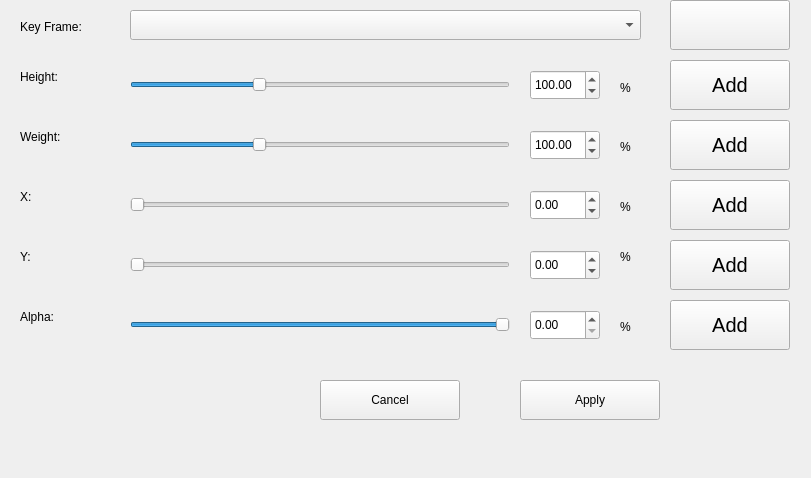
<?xml version="1.0" encoding="UTF-8"?>
<ui version="4.0">
 <class>dockSimpleKeyframe</class>
 <widget class="QDockWidget" name="dockSimpleKeyframe">
  <property name="geometry">
   <rect>
    <x>0</x>
    <y>0</y>
    <width>811</width>
    <height>478</height>
   </rect>
  </property>
  <property name="windowIcon">
   <iconset>
    <normaloff>../../../xdg/openshot.svg</normaloff>../../../xdg/openshot.svg</iconset>
  </property>
  <property name="locale">
   <locale language="English" country="UnitedStates"/>
  </property>
  <property name="windowTitle">
   <string>Simple Keyframe Editor    </string>
  </property>
  <widget class="QWidget" name="dockWidgetContents">
   <widget class="QPushButton" name="btncancel">
    <property name="geometry">
     <rect>
      <x>320</x>
      <y>380</y>
      <width>140</width>
      <height>40</height>
     </rect>
    </property>
    <property name="text">
     <string>Cancel</string>
    </property>
   </widget>
   <widget class="QPushButton" name="btnapply">
    <property name="geometry">
     <rect>
      <x>520</x>
      <y>380</y>
      <width>140</width>
      <height>40</height>
     </rect>
    </property>
    <property name="text">
     <string>Apply</string>
    </property>
   </widget>
   <widget class="QLabel" name="label_13">
    <property name="geometry">
     <rect>
      <x>20</x>
      <y>20</y>
      <width>80</width>
      <height>15</height>
     </rect>
    </property>
    <property name="text">
     <string>&lt;html&gt;&lt;head/&gt;&lt;body&gt;&lt;p&gt;Key Frame:&lt;/p&gt;&lt;/body&gt;&lt;/html&gt;</string>
    </property>
    <property name="alignment">
     <set>Qt::AlignLeading|Qt::AlignLeft|Qt::AlignVCenter</set>
    </property>
   </widget>
   <widget class="QLabel" name="label_16">
    <property name="geometry">
     <rect>
      <x>20</x>
      <y>70</y>
      <width>80</width>
      <height>15</height>
     </rect>
    </property>
    <property name="text">
     <string>&lt;html&gt;&lt;head/&gt;&lt;body&gt;&lt;p&gt;Height:&lt;/p&gt;&lt;/body&gt;&lt;/html&gt;</string>
    </property>
    <property name="alignment">
     <set>Qt::AlignLeading|Qt::AlignLeft|Qt::AlignVCenter</set>
    </property>
   </widget>
   <widget class="QLabel" name="label_15">
    <property name="geometry">
     <rect>
      <x>20</x>
      <y>130</y>
      <width>80</width>
      <height>15</height>
     </rect>
    </property>
    <property name="text">
     <string>&lt;html&gt;&lt;head/&gt;&lt;body&gt;&lt;p&gt;Weight:&lt;/p&gt;&lt;/body&gt;&lt;/html&gt;</string>
    </property>
    <property name="alignment">
     <set>Qt::AlignLeading|Qt::AlignLeft|Qt::AlignVCenter</set>
    </property>
   </widget>
   <widget class="QLabel" name="label_14">
    <property name="geometry">
     <rect>
      <x>20</x>
      <y>190</y>
      <width>60</width>
      <height>15</height>
     </rect>
    </property>
    <property name="text">
     <string>&lt;html&gt;&lt;head/&gt;&lt;body&gt;&lt;p&gt;X:&lt;/p&gt;&lt;/body&gt;&lt;/html&gt;</string>
    </property>
   </widget>
   <widget class="QLabel" name="label_22">
    <property name="geometry">
     <rect>
      <x>20</x>
      <y>250</y>
      <width>60</width>
      <height>15</height>
     </rect>
    </property>
    <property name="text">
     <string>&lt;html&gt;&lt;head/&gt;&lt;body&gt;&lt;p&gt;Y:&lt;/p&gt;&lt;/body&gt;&lt;/html&gt;</string>
    </property>
   </widget>
   <widget class="QLabel" name="label_23">
    <property name="geometry">
     <rect>
      <x>20</x>
      <y>310</y>
      <width>80</width>
      <height>15</height>
     </rect>
    </property>
    <property name="text">
     <string>&lt;html&gt;&lt;head/&gt;&lt;body&gt;&lt;p&gt;Alpha:&lt;/p&gt;&lt;/body&gt;&lt;/html&gt;</string>
    </property>
    <property name="alignment">
     <set>Qt::AlignLeading|Qt::AlignLeft|Qt::AlignVCenter</set>
    </property>
   </widget>
   <widget class="QComboBox" name="cmbkeyimage">
    <property name="geometry">
     <rect>
      <x>130</x>
      <y>10</y>
      <width>511</width>
      <height>30</height>
     </rect>
    </property>
   </widget>
   <widget class="QSlider" name="sliderheight">
    <property name="geometry">
     <rect>
      <x>130</x>
      <y>70</y>
      <width>380</width>
      <height>30</height>
     </rect>
    </property>
    <property name="maximum">
     <number>300</number>
    </property>
    <property name="value">
     <number>100</number>
    </property>
    <property name="sliderPosition">
     <number>100</number>
    </property>
    <property name="orientation">
     <enum>Qt::Horizontal</enum>
    </property>
   </widget>
   <widget class="QSlider" name="sliderweight">
    <property name="geometry">
     <rect>
      <x>130</x>
      <y>130</y>
      <width>380</width>
      <height>30</height>
     </rect>
    </property>
    <property name="maximum">
     <number>300</number>
    </property>
    <property name="value">
     <number>100</number>
    </property>
    <property name="orientation">
     <enum>Qt::Horizontal</enum>
    </property>
   </widget>
   <widget class="QSlider" name="sliderx">
    <property name="geometry">
     <rect>
      <x>130</x>
      <y>190</y>
      <width>380</width>
      <height>30</height>
     </rect>
    </property>
    <property name="maximum">
     <number>100</number>
    </property>
    <property name="orientation">
     <enum>Qt::Horizontal</enum>
    </property>
   </widget>
   <widget class="QSlider" name="slidery">
    <property name="geometry">
     <rect>
      <x>130</x>
      <y>250</y>
      <width>380</width>
      <height>30</height>
     </rect>
    </property>
    <property name="maximum">
     <number>100</number>
    </property>
    <property name="orientation">
     <enum>Qt::Horizontal</enum>
    </property>
   </widget>
   <widget class="QSlider" name="slideralpha">
    <property name="geometry">
     <rect>
      <x>130</x>
      <y>310</y>
      <width>380</width>
      <height>30</height>
     </rect>
    </property>
    <property name="maximum">
     <number>100</number>
    </property>
    <property name="value">
     <number>100</number>
    </property>
    <property name="orientation">
     <enum>Qt::Horizontal</enum>
    </property>
   </widget>
   <widget class="QDoubleSpinBox" name="spnheight">
    <property name="geometry">
     <rect>
      <x>530</x>
      <y>70</y>
      <width>70</width>
      <height>30</height>
     </rect>
    </property>
    <property name="decimals">
     <number>2</number>
    </property>
    <property name="minimum">
     <double>1.000000000000000</double>
    </property>
    <property name="maximum">
     <double>300.000000000000000</double>
    </property>
    <property name="singleStep">
     <double>1.000000000000000</double>
    </property>
    <property name="value">
     <double>100.000000000000000</double>
    </property>
   </widget>
   <widget class="QLabel" name="label_21">
    <property name="geometry">
     <rect>
      <x>620</x>
      <y>80</y>
      <width>20</width>
      <height>16</height>
     </rect>
    </property>
    <property name="text">
     <string>&lt;html&gt;&lt;head/&gt;&lt;body&gt;&lt;p&gt;%&lt;/p&gt;&lt;/body&gt;&lt;/html&gt;</string>
    </property>
   </widget>
   <widget class="QDoubleSpinBox" name="spnweight">
    <property name="geometry">
     <rect>
      <x>530</x>
      <y>130</y>
      <width>70</width>
      <height>30</height>
     </rect>
    </property>
    <property name="minimum">
     <double>1.000000000000000</double>
    </property>
    <property name="maximum">
     <double>300.000000000000000</double>
    </property>
    <property name="value">
     <double>100.000000000000000</double>
    </property>
   </widget>
   <widget class="QLabel" name="label_24">
    <property name="geometry">
     <rect>
      <x>620</x>
      <y>140</y>
      <width>20</width>
      <height>15</height>
     </rect>
    </property>
    <property name="text">
     <string>&lt;html&gt;&lt;head/&gt;&lt;body&gt;&lt;p&gt;%&lt;/p&gt;&lt;/body&gt;&lt;/html&gt;</string>
    </property>
   </widget>
   <widget class="QDoubleSpinBox" name="spnx">
    <property name="geometry">
     <rect>
      <x>530</x>
      <y>190</y>
      <width>70</width>
      <height>30</height>
     </rect>
    </property>
    <property name="minimum">
     <double>-200.000000000000000</double>
    </property>
    <property name="value">
     <double>0.000000000000000</double>
    </property>
   </widget>
   <widget class="QLabel" name="label_25">
    <property name="geometry">
     <rect>
      <x>620</x>
      <y>200</y>
      <width>20</width>
      <height>15</height>
     </rect>
    </property>
    <property name="text">
     <string>&lt;html&gt;&lt;head/&gt;&lt;body&gt;&lt;p&gt;%&lt;/p&gt;&lt;/body&gt;&lt;/html&gt;</string>
    </property>
   </widget>
   <widget class="QDoubleSpinBox" name="spny">
    <property name="geometry">
     <rect>
      <x>530</x>
      <y>250</y>
      <width>70</width>
      <height>30</height>
     </rect>
    </property>
    <property name="minimum">
     <double>-200.000000000000000</double>
    </property>
    <property name="maximum">
     <double>200.000000000000000</double>
    </property>
    <property name="value">
     <double>0.000000000000000</double>
    </property>
   </widget>
   <widget class="QLabel" name="label_26">
    <property name="geometry">
     <rect>
      <x>620</x>
      <y>250</y>
      <width>20</width>
      <height>15</height>
     </rect>
    </property>
    <property name="text">
     <string>&lt;html&gt;&lt;head/&gt;&lt;body&gt;&lt;p&gt;%&lt;/p&gt;&lt;/body&gt;&lt;/html&gt;</string>
    </property>
   </widget>
   <widget class="QDoubleSpinBox" name="spnalpha">
    <property name="geometry">
     <rect>
      <x>530</x>
      <y>310</y>
      <width>70</width>
      <height>30</height>
     </rect>
    </property>
    <property name="maximum">
     <double>100.000000000000000</double>
    </property>
    <property name="value">
     <double>0.000000000000000</double>
    </property>
   </widget>
   <widget class="QLabel" name="label_52">
    <property name="geometry">
     <rect>
      <x>620</x>
      <y>320</y>
      <width>20</width>
      <height>15</height>
     </rect>
    </property>
    <property name="text">
     <string>&lt;html&gt;&lt;head/&gt;&lt;body&gt;&lt;p&gt;%&lt;/p&gt;&lt;/body&gt;&lt;/html&gt;</string>
    </property>
   </widget>
   <widget class="QPushButton" name="btnkeyframe">
    <property name="geometry">
     <rect>
      <x>670</x>
      <y>0</y>
      <width>120</width>
      <height>50</height>
     </rect>
    </property>
    <property name="font">
     <font>
      <pointsize>15</pointsize>
     </font>
    </property>
    <property name="icon">
     <iconset resource="../../images/openshot.qrc">
      <normaloff>:/icons/Compass/actions/media-toolbar/media-playlist-repeat.svg</normaloff>:/icons/Compass/actions/media-toolbar/media-playlist-repeat.svg</iconset>
    </property>
    <property name="iconSize">
     <size>
      <width>48</width>
      <height>48</height>
     </size>
    </property>
   </widget>
   <widget class="QPushButton" name="btnheight">
    <property name="geometry">
     <rect>
      <x>670</x>
      <y>60</y>
      <width>120</width>
      <height>50</height>
     </rect>
    </property>
    <property name="font">
     <font>
      <pointsize>15</pointsize>
     </font>
    </property>
    <property name="text">
     <string>Add</string>
    </property>
    <property name="icon">
     <iconset resource="../../images/openshot.qrc">
      <normaloff>:/icons/Compass/actions/media-toolbar/media-eject.svg</normaloff>:/icons/Compass/actions/media-toolbar/media-eject.svg</iconset>
    </property>
    <property name="iconSize">
     <size>
      <width>48</width>
      <height>48</height>
     </size>
    </property>
   </widget>
   <widget class="QPushButton" name="btnweight">
    <property name="geometry">
     <rect>
      <x>670</x>
      <y>120</y>
      <width>120</width>
      <height>50</height>
     </rect>
    </property>
    <property name="font">
     <font>
      <pointsize>15</pointsize>
     </font>
    </property>
    <property name="text">
     <string>Add</string>
    </property>
    <property name="icon">
     <iconset resource="../../images/openshot.qrc">
      <normaloff>:/icons/Compass/actions/media-toolbar/media-playback-start.svg</normaloff>:/icons/Compass/actions/media-toolbar/media-playback-start.svg</iconset>
    </property>
    <property name="iconSize">
     <size>
      <width>48</width>
      <height>48</height>
     </size>
    </property>
   </widget>
   <widget class="QPushButton" name="btnx">
    <property name="geometry">
     <rect>
      <x>670</x>
      <y>180</y>
      <width>120</width>
      <height>50</height>
     </rect>
    </property>
    <property name="font">
     <font>
      <pointsize>15</pointsize>
     </font>
    </property>
    <property name="text">
     <string>Add</string>
    </property>
    <property name="icon">
     <iconset resource="../../images/openshot.qrc">
      <normaloff>:/icons/Compass/actions/misc/contact-new.svg</normaloff>:/icons/Compass/actions/misc/contact-new.svg</iconset>
    </property>
    <property name="iconSize">
     <size>
      <width>48</width>
      <height>48</height>
     </size>
    </property>
   </widget>
   <widget class="QPushButton" name="btny">
    <property name="geometry">
     <rect>
      <x>670</x>
      <y>240</y>
      <width>120</width>
      <height>50</height>
     </rect>
    </property>
    <property name="font">
     <font>
      <pointsize>15</pointsize>
     </font>
    </property>
    <property name="text">
     <string>Add</string>
    </property>
    <property name="icon">
     <iconset resource="../../images/openshot.qrc">
      <normaloff>:/icons/Compass/actions/misc/contact-new.svg</normaloff>:/icons/Compass/actions/misc/contact-new.svg</iconset>
    </property>
    <property name="iconSize">
     <size>
      <width>48</width>
      <height>48</height>
     </size>
    </property>
   </widget>
   <widget class="QPushButton" name="btnalpha">
    <property name="geometry">
     <rect>
      <x>670</x>
      <y>300</y>
      <width>120</width>
      <height>50</height>
     </rect>
    </property>
    <property name="font">
     <font>
      <pointsize>15</pointsize>
     </font>
    </property>
    <property name="text">
     <string>Add</string>
    </property>
    <property name="icon">
     <iconset resource="../../images/openshot.qrc">
      <normaloff>:/icons/Compass/actions/misc/contact-new.svg</normaloff>:/icons/Compass/actions/misc/contact-new.svg</iconset>
    </property>
    <property name="iconSize">
     <size>
      <width>48</width>
      <height>48</height>
     </size>
    </property>
   </widget>
  </widget>
 </widget>
 <resources>
  <include location="../../images/openshot.qrc"/>
 </resources>
 <connections>
  <connection>
   <sender>btncancel</sender>
   <signal>clicked()</signal>
   <receiver>dockSimpleKeyframe</receiver>
   <slot>close()</slot>
   <hints>
    <hint type="sourcelabel">
     <x>101</x>
     <y>481</y>
    </hint>
    <hint type="destinationlabel">
     <x>51</x>
     <y>460</y>
    </hint>
   </hints>
  </connection>
 </connections>
</ui>
